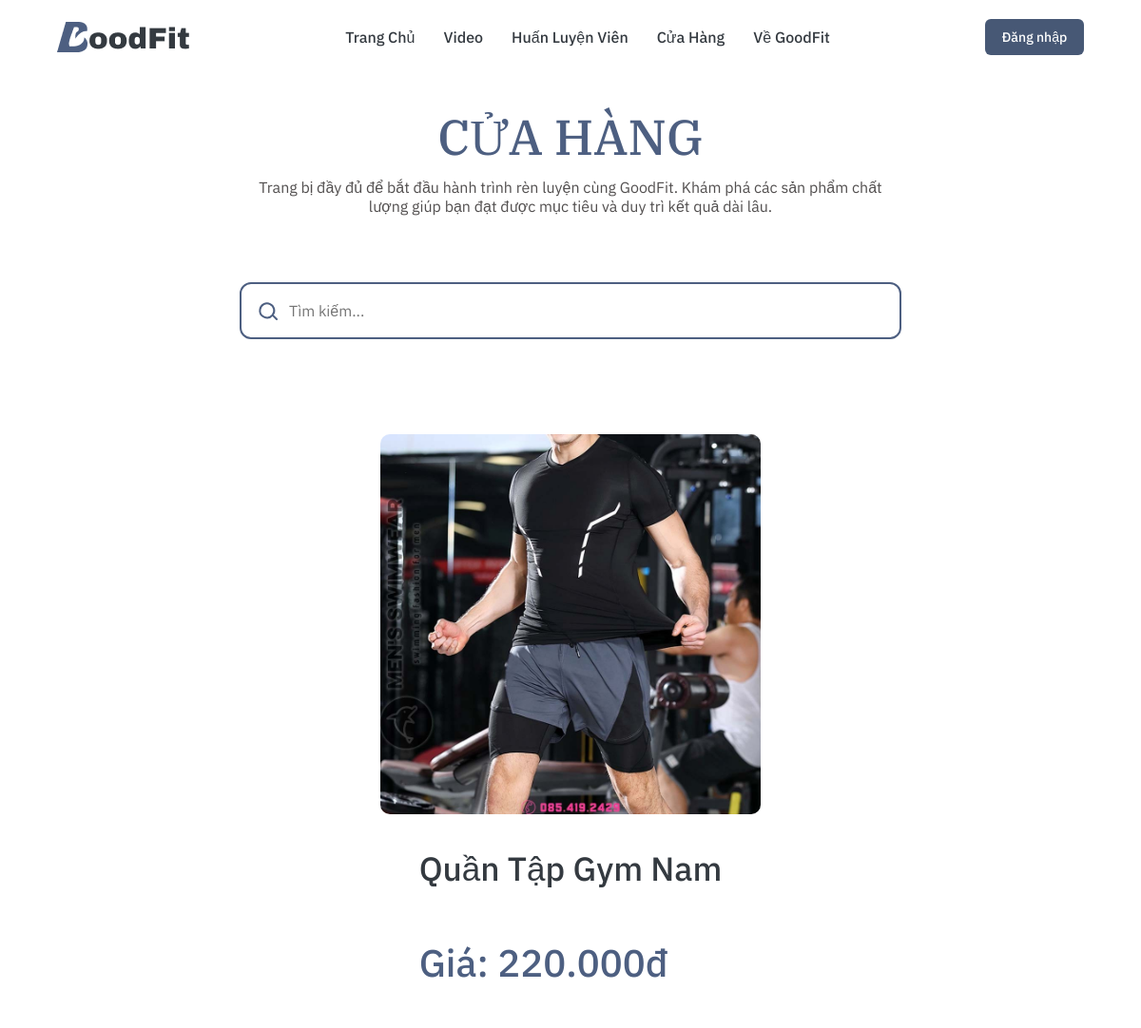
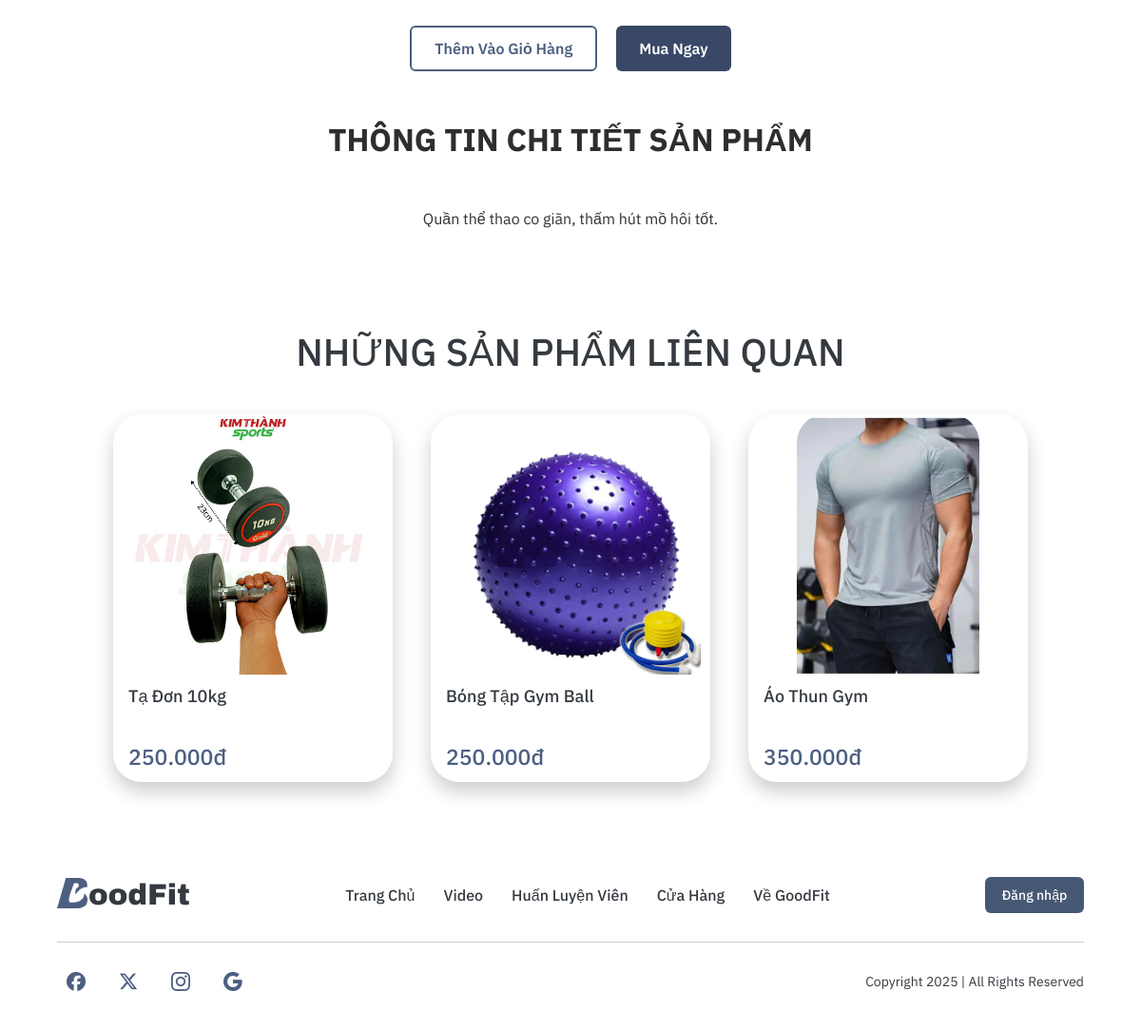
Screenshot of /cuahang2/cuahang2.php?id=9 with the database file from the repository (2 pictures, top to bottom).
### tables this page shows
CREATE TABLE `sanpham` (
  `id` int NOT NULL AUTO_INCREMENT,
  `ten` varchar(255) NOT NULL,
  `gia` int NOT NULL,
  `anh` varchar(255) NOT NULL,
  `mota` text,
  `in_cart` tinyint DEFAULT '0',
  PRIMARY KEY (`id`)
);

### cuahang2/cuahang2.php (the view, shortened to what this page needs)
<?php
include '../connect.php';
$id = $_GET['id'] ?? 0;
$stmt = $conn->prepare("SELECT * FROM sanpham WHERE id = ?");
$stmt->bind_param("i", $id);
$stmt->execute();
$result = $stmt->get_result();
$product = $result->fetch_assoc();
$related_stmt = $conn->prepare("SELECT * FROM sanpham WHERE id != ? ORDER BY RAND() LIMIT 3");
$related_stmt->bind_param("i", $id);
$related_stmt->execute();
$related_result = $related_stmt->get_result();
?>
<!DOCTYPE html>
<html lang="vi">
<head>
  <link rel="stylesheet" href="https://cdnjs.cloudflare.com/ajax/libs/font-awesome/6.4.0/css/all.min.css">
  <link rel="stylesheet" href="cuahang2.css">
  <link rel="stylesheet" href="../header.css">
</head>
<body>
  <?php include '../header.php'; ?>
  <section class="store">
    <h1 class="title">CỬA HÀNG</h1>
    <p class="subtitle">
      Trang bị đầy đủ để bắt đầu hành trình rèn luyện cùng GoodFit. Khám phá các sản phẩm chất lượng giúp bạn đạt được mục tiêu và duy trì kết quả dài lâu.
    </p>
    <div class="search-box">
      <svg class="icon search-icon" xmlns="http://www.w3.org/2000/svg" fill="none" viewBox="0 0 24 24" stroke="currentColor">
        <path stroke-linecap="round" stroke-linejoin="round" stroke-width="2"
          d="M21 21l-4.35-4.35m0 0A7.5 7.5 0 103.5 10.5a7.5 7.5 0 0013.15 6.15z" />
      </svg>
      <input type="text" id="searchInput" placeholder="Tìm kiếm..." />
    </div>
    <div class="product-right">
    <div class="product-image" >
  <img src="<?php echo $product['anh']; ?>" alt="">
    </div>
<div class="product-content">
  <h2 class="product-title"><?php echo $product['ten']; ?></h2>
  <p class="product-price">Giá: <?php echo number_format($product['gia'], 0, ',', '.'); ?>đ</p>
</div>
<div class="product-buttons">
  <form method="POST" action="add_to_cart.php">
    <button type="submit" class="outline-button">Thêm Vào Giỏ Hàng</button>
  </form>
  <?php
  if (isset($_SESSION['username'])): ?>
    <form method="POST" action="add_to_cart.php" onsubmit="window.location.href='../cart/cart.php'">
      <input type="hidden" name="product_id" value="<?= $product['id'] ?>">
      <input type="hidden" name="redirect_to_cart" value="1">
      <button type="submit" class="cta-button">Mua Ngay</button>
    </form>
  <?php else: ?>
    <button class="cta-button" onclick="window.location.href='../login/Login.html'">Mua Ngay</button>
  <?php endif; ?>
</div>
 </div>
<div class="specs">
  <h2 class="specs-title">THÔNG TIN CHI TIẾT SẢN PHẨM</h2>
</div>
<p class="product-description">
  <?= nl2br(htmlspecialchars($product['mota'])) ?>
</p>
</section>
<section class="related-section">
  <h2 class="related-title">NHỮNG SẢN PHẨM LIÊN QUAN</h2>
<div class="related-list">
  <?php while ($item = $related_result->fetch_assoc()): ?>
    <div class="product-card related-card" onclick="window.location.href='cuahang2.php?id=<?= $item['id'] ?>'">
      <img src="<?= htmlspecialchars($item['anh']) ?>" alt="<?= htmlspecialchars($item['ten']) ?>" />
      <h2><?= htmlspecialchars($item['ten']) ?></h2>
      <p class="price"><?= number_format($item['gia'], 0, ',', '.') ?>đ</p>
    </div>
  <?php endwhile; ?>
</div>
</section>
<?php include($_SERVER['DOCUMENT_ROOT'] . "/GoodFit/footer.php"); ?>
</body>
</html>

### cuahang2/cuahang2.css (style rules this page uses)
* { margin: 0; padding: 0; box-sizing: border-box; }
body { font-family: 'IBM Plex Sans', sans-serif; background-color: #ffffff; color: #2e2e2e; }
.product-description { font-size: 16px; color: #333; margin-top: 50px; line-height: 1.6; text-align: center; }
.specs { margin-top: 50px; text-align: center; font-size: 22px; font-weight: bold; }
.store { padding: 40px 20px; max-width: 1200px; margin: auto; text-align: center; }
.title { font-family: 'IBM Plex Serif', serif; font-weight: 500; font-size: 52px; color: #4D5F81; margin-bottom: 10px; margin-top: 70px; }
.subtitle { font-family: 'IBM Plex Sans', sans-serif; font-weight: 400; font-size: 16px; color: #524F4F; margin-bottom: 70px; max-width: 700px; margin: 0 auto 70px auto; }
.search-box { width: 696px; height: 60px; border: 2px solid #4D5F81; border-radius: 12px; margin: 0 auto 40px auto; display: flex; align-items: center; padding: 0 16px; background-color: #ffffff; margin-bottom: 100px; }
.search-box input { flex: 1; background: transparent; border: none; outline: none; font-size: 16px; color: rgb(0, 0, 0); padding: 0 10px; font-family: 'IBM Plex Sans', sans-serif; }
.icon { width: 24px; height: 24px; color: #4D5F81; flex-shrink: 0; }
.product-image img { width: 400px; height: 400px; object-fit: cover; border-radius: 10px; margin-bottom: 20px; }
.product-right { display: flex; flex-direction: column; align-items: center; gap: 10px; }
.product-title { font-family: 'IBM Plex Sans', sans-serif; font-weight: 500; font-size: 35px; color: #343A40; margin-bottom: 50px; text-align: center; }
.product-price { font-family: 'IBM Plex Sans', sans-serif; font-weight: 500; font-size: 40px; color: #4D5F81; margin-bottom: 60px; text-align: left; }
.product-buttons { display: flex; gap: 20px; }
.outline-button { background-color: transparent; color: #4D5F81; border: 2px solid #4D5F81; padding: 12px 24px; border-radius: 6px; font-family: 'IBM Plex Sans', sans-serif; font-weight: 600; font-size: 16px; cursor: pointer; transition: background 0.3s ease; }
.cta-button { background-color: #394867; color: #FFFFFF; text-decoration: none; padding: 12px 24px; border-radius: 6px; font-weight: 600; font-size: 16px; font-family: 'IBM Plex Sans', sans-serif; border: none; cursor: pointer; transition: background 0.3s ease; }
.related-section { padding: 60px; text-align: center; font-family: 'IBM Plex Sans', sans-serif; }
.related-title { font-size: 40px; font-weight: 500; color: #343A40; margin-bottom: 40px; }
.related-list { display: flex; flex-wrap: wrap; justify-content: center; gap: 40px; }
.product-card { width: 294px; height: 387px; background: #ffffff; padding: 0; border-radius: 30px; overflow: hidden; display: flex; flex-direction: column; box-shadow: 0px 10px 20px rgba(0, 0, 0, 0.2); transition: transform 0.3s ease; }
.product-card img { width: auto; max-width: 100%; height: 274px; object-fit: contain; border-top-left-radius: 30px; border-top-right-radius: 30px; display: block; margin: 0 auto; }
.product-card h2 { font-family: 'IBM Plex Sans', sans-serif; font-weight: 500; font-size: 18px; color: #343A40; margin: 10px 16px 5px 16px; display: -webkit-box; -webkit-line-clamp: 2; line-clamp: 2; -webkit-box-orient: vertical; overflow: hidden; text-overflow: ellipsis; line-height: 1.4; height: calc(1.4em * 2); text-align: left; }
.product-card .price { font-family: 'IBM Plex Sans', sans-serif; font-weight: 500; font-size: 23px; color: #4D5F81; margin: 6px 16px 0 16px; text-align: left; }

### rows the page displays
sanpham: anh (picture), ten "Quần Tập Gym Nam", gia "220.000", mota "Quần thể thao co giãn, thấm hút mồ hôi tốt."
sanpham: anh (picture), ten "Tạ Đơn 10kg", gia "250.000"
sanpham: anh (picture), ten "Bóng Tập Gym Ball", gia "250.000"
sanpham: anh (picture), ten "Áo Thun Gym", gia "350.000"
